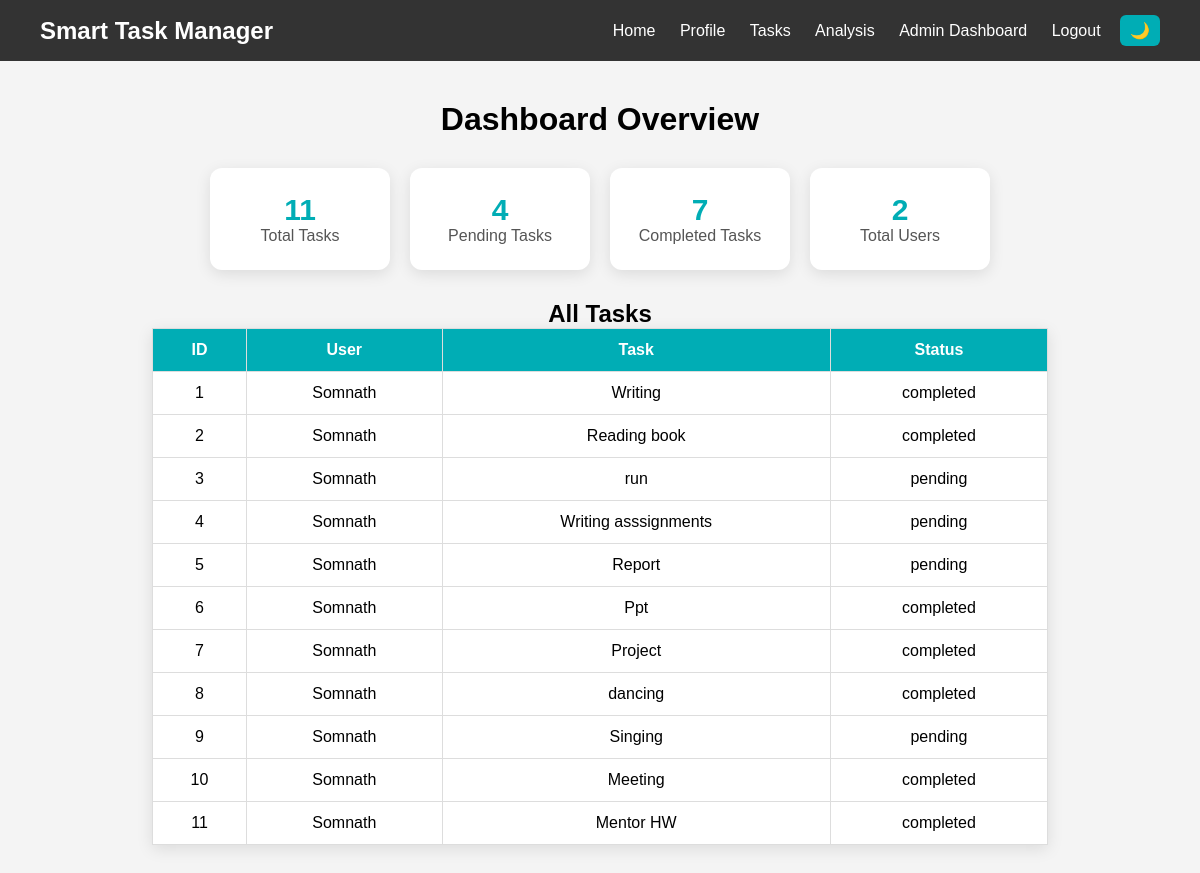
Page /admin (signed in) on the earlier database version.
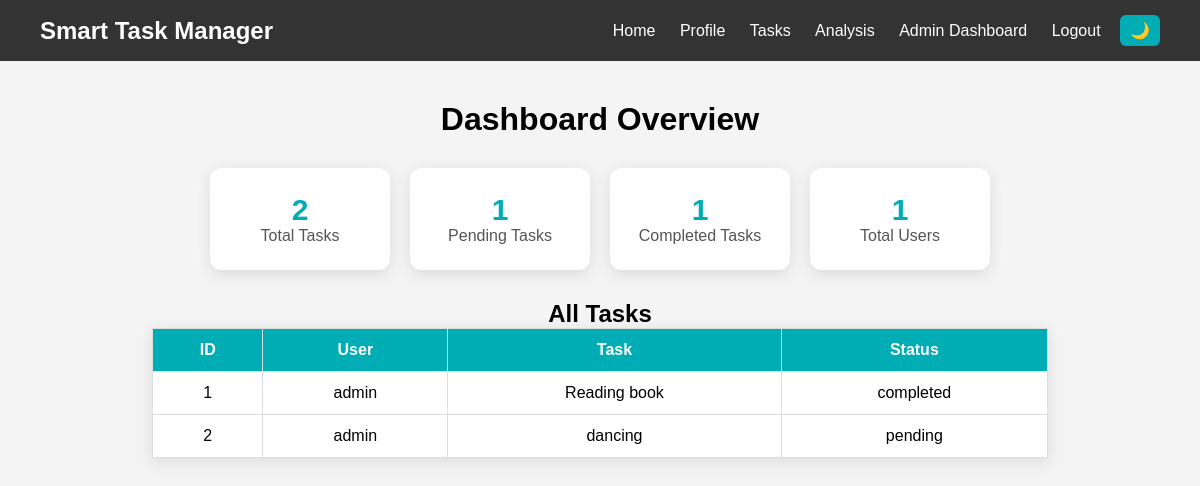
Same page on the later database version.
### tables this page shows
CREATE TABLE tasks (
        id INTEGER PRIMARY KEY AUTOINCREMENT,
        username TEXT,
        task TEXT,
        status TEXT DEFAULT 'pending',
        deadline TEXT,
        priority TEXT DEFAULT 'Medium',
        created_at TEXT,
        completed_at TEXT
    );

### app.py (the view)
@app.route('/admin')
def admin():
    if 'user' not in session:
        return redirect('/login')
    if session.get('role') != 'admin':
        return "❌ Access Denied"
    conn = sqlite3.connect("data.db")
    c = conn.cursor()
    c.execute("SELECT * FROM tasks")
    tasks = c.fetchall()
    c.execute("SELECT COUNT(*) FROM tasks")
    total_tasks = c.fetchone()[0]
    c.execute("SELECT COUNT(*) FROM tasks WHERE status='pending'")
    pending_tasks = c.fetchone()[0]
    c.execute("SELECT COUNT(*) FROM tasks WHERE status='completed'")
    completed_tasks = c.fetchone()[0]
    c.execute("SELECT COUNT(*) FROM users")
    total_users = c.fetchone()[0]
    conn.close()
    return render_template(
        'admin.html',
        tasks=tasks,
        total_tasks=total_tasks,
        pending_tasks=pending_tasks,
        completed_tasks=completed_tasks,
        total_users=total_users
    )

### templates/admin.html
{% extends "base.html" %}
{% block content %}
    <div class="admin-container">
        <h1>Dashboard Overview</h1>
        <div class="stats">
            <div class="card">
                <h2>{{ total_tasks }}</h2>
                <p>Total Tasks</p>
            </div>
            <div class="card">
                <h2>{{ pending_tasks }}</h2>
                <p>Pending Tasks</p>
            </div>
            <div class="card">
                <h2>{{ completed_tasks }}</h2>
                <p>Completed Tasks</p>
            </div>
            <div class="card">
                <h2>{{ total_users }}</h2>
                <p>Total Users</p>
            </div>
        </div>
        <h2>All Tasks</h2>
        <table>
            <tr>
                <th>ID</th>
                <th>User</th>
                <th>Task</th>
                <th>Status</th>
            </tr>
            {% for task in tasks %}
            <tr>
                <td>{{ task[0] }}</td>
                <td>{{ task[1] }}</td>
                <td>{{ task[2] }}</td>
                <td>{{ task[3] }}</td>
            </tr>
            {% endfor %}
        </table>
    </div>
{% endblock %}

### templates/base.html (shortened to what this page needs)
<!DOCTYPE html>
<html lang="en">
<head>
    <link rel="stylesheet" href="{{ url_for('static', filename='style.css') }}">
</head>
<body>
    <nav>
        <div class="logo">
            Smart Task Manager
        </div>
        <div class="nav-links">
            <a href="/">Home</a>
            {% if session.get('user') %}
            <a href="/profile">Profile</a>
            <a href="/tasks">Tasks</a>
            <a href="/weekly-report">Analysis</a>
            {% if session.get('role') == 'admin' %}
            <a href="/admin">
                Admin Dashboard
            </a>
            {% endif %}
            <a href="/logout">Logout</a>
            {% else %}
            <a href="/login">Login</a>
            <a href="/register">Register</a>
            {% endif %}
            <button id="darkToggle" class="dark-btn">🌙</button>
        </div>
    </nav>
    {% block content %}{% endblock %}
</body>
</html>

### static/style.css (style rules this page uses)
body, nav, .login-box, .feature-card, .task-item, .card, .stat-card, .extra-card, table, input, button { transition: background-color 0.3s ease, color 0.3s ease, border-color 0.3s ease; }
* { margin: 0; padding: 0; box-sizing: border-box; }
body { font-family: Arial, sans-serif; background-color: #f4f4f4; }
nav { background-color: #333; padding: 15px 40px; display: flex; justify-content: space-between; align-items: center; }
.logo { color: white; font-size: 24px; font-weight: bold; }
.nav-links a { color: white; text-decoration: none; margin-left: 20px; font-size: 16px; }
.admin-container { padding: 40px; text-align: center; }
.stats { display: flex; justify-content: center; gap: 20px; flex-wrap: wrap; margin: 30px 0; }
.card { background-color: white; padding: 25px; width: 180px; border-radius: 12px; box-shadow: 0 4px 15px rgba(0, 0, 0, 0.1); text-align: center; transition: 0.3s; }
.card h2 { font-size: 30px; color: #00adb5; }
.card p { color: #555; }
table { width: 80%; margin: auto; border-collapse: collapse; background: white; box-shadow: 0 4px 15px rgba(0, 0, 0, 0.1); }
table th, table td { padding: 12px; border: 1px solid #ddd; }
table th { background-color: #00adb5; color: white; }
.dark-btn { background: #00adb5; border: none; color: white; padding: 6px 10px; border-radius: 6px; cursor: pointer; font-size: 16px; margin-left: 15px; }
html { scroll-behavior: smooth; }
button, .hero-btn, .done-btn, .delete-btn { transition: all 0.3s ease; }
nav { position: sticky; top: 0; z-index: 1000; background-color: #333; padding: 15px 40px; display: flex; justify-content: space-between; align-items: center; }

Differences in the rows shown:
removed tasks: id "3", username "Somnath", task "run", status "pending"
removed tasks: id "4", username "Somnath", task "Writing asssignments", status "pending"
removed tasks: id "5", username "Somnath", task "Report", status "pending"
removed tasks: id "6", username "Somnath", task "Ppt", status "completed"
removed tasks: id "7", username "Somnath", task "Project", status "completed"
removed tasks: id "8", username "Somnath", task "dancing", status "completed"
removed tasks: id "9", username "Somnath", task "Singing", status "pending"
removed tasks: id "10", username "Somnath", task "Meeting", status "completed"
removed tasks: id "11", username "Somnath", task "Mentor HW", status "completed"
changed tasks "completed": username "Somnath" → "admin"; task "Writing" → "Reading book"
changed tasks id 2: username "Somnath" → "admin"; task "Reading book" → "dancing"; status "completed" → "pending"
Other differences:
{{ total_tasks }}: "11" → "2"
{{ pending_tasks }}: "4" → "1"
{{ completed_tasks }}: "7" → "1"
{{ total_users }}: "2" → "1"
